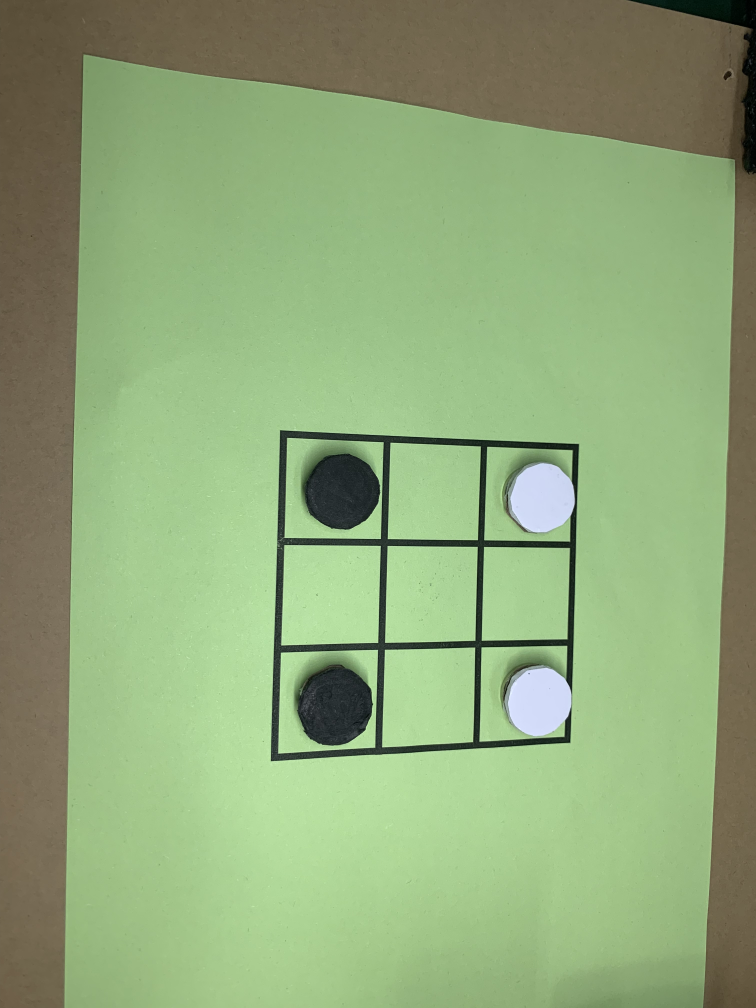
#> input picture datas/4.jpg, 3024 x 4032 px, given in place of the camera (shown at 1/4 size)
$ python main.py
#> lines starting #> are read from the running program, lines starting #| are printed output that depends on the picture; after the words box and inside, x2 and y2 are one past the last pixel; in counts of white or black regions, pixels touching at a corner belong together
### vision/vision.py
import cv2
import numpy as np

class Vision:
    def __init__(self, mode='test', edge_para=150, blurred_para=1, min_distance=50, radius=5, gray_mean=150):
        self.mode = mode
        self.blurred_para = blurred_para
        self.edge_para = edge_para
        self.min_distance = min_distance
        self.radius = radius
        self.gray_mean = gray_mean
        self.board_pre = None
        self.trans_centers = []
        self.original_centers = []
        self.ch_flag = 1
        self.center2set = []
        self.WH = None
        self.M = None

    def filter_close_centers(self, centers, min_distance):
        # 保存过滤后的中点
        filtered_centers = []

        # 遍历所有中点
        for center in centers:
            # 检查该中点是否与已添加的中点距离过近
            if not any(self.distance(center, other) < min_distance for other in filtered_centers):
                filtered_centers.append(center)

        return filtered_centers

    def distance(self, point1, point2):
        # 计算两点之间的欧几里得距离
        return np.sqrt((point1[0] - point2[0])**2 + (point1[1] - point2[1])**2)

    def order_points(self, pts):
        """
        排序坐标点
        :param pts: 待排序的坐标点
        :return: 排序后的坐标点
        """
        # 初始化坐标点
        rect = np.zeros((4, 2), dtype="float32")

        # 顶部左角的点具有最小的和，
        # 底部右角的点具有最大的和
        s = pts.sum(axis=1)
        rect[0] = pts[np.argmin(s)]
        rect[2] = pts[np.argmax(s)]

        # 计算点的差值，
        # 顶部右角的点将具有最小的差值，
        # 底部左角的点将具有最大的差值
        diff = np.diff(pts, axis=1)
        rect[1] = pts[np.argmin(diff)]
        rect[3] = pts[np.argmax(diff)]

        # 返回排序后的坐标点
        return rect
    def compute_M(self, image):
        """
        计算透视变换矩阵
        :param image: 待处理的图片
        :return: 透视变换矩阵
        """
        warped = None
        # 将图像转换为灰度图
        gray = cv2.cvtColor(image, cv2.COLOR_BGR2GRAY)

        # 应用高斯模糊减少噪声
        blurred = cv2.GaussianBlur(gray, (self.blurred_para, self.blurred_para), 0)

        # 边缘检测
        edges = cv2.Canny(blurred, 50, self.edge_para, apertureSize=3)
        if self.mode == 'test':
            cv2.imshow("edges", edges)
            cv2.waitKey(10)

        # 查找轮廓
        contours, _ = cv2.findContours(edges, cv2.RETR_EXTERNAL, cv2.CHAIN_APPROX_SIMPLE)

        # 遍历每个轮廓
        for contour in contours:
            # 近似轮廓，使其更接近多边形
            epsilon = 0.003 * cv2.arcLength(contour, True)
            approx = cv2.approxPolyDP(contour, epsilon, True)

            # 如果轮廓近似后有4个顶点，且面积大于某个阈值，则认为是矩形
            if len(approx) == 4 and cv2.contourArea(contour) > 1000:
                # 获取四边形的四个顶点坐标
                box = approx.reshape(4, 2).astype("float32")

                # 重新排序顶点
                box = self.order_points(box)

                # 计算原始四边形的宽度和高度
                widthA = np.sqrt(((box[0][0] - box[1][0]) ** 2) + ((box[0][1] - box[1][1]) ** 2))
                widthB = np.sqrt(((box[2][0] - box[3][0]) ** 2) + ((box[2][1] - box[3][1]) ** 2))
                maxWidth = max(int(widthA), int(widthB))

                heightA = np.sqrt(((box[0][0] - box[3][0]) ** 2) + ((box[0][1] - box[3][1]) ** 2))
                heightB = np.sqrt(((box[1][0] - box[2][0]) ** 2) + ((box[1][1] - box[2][1]) ** 2))
                maxHeight = max(int(heightA), int(heightB))

                self.WH = [maxWidth, maxHeight]

                # 定义目标点，这里我们增加一些额外的空间，但要确保比例正确
                # 假设你想在每个边上增加10%的空间
                extraSpace = 0  # 5% extra space
                dst_width = maxWidth * (1 + 2 * extraSpace)
                dst_height = maxHeight * (1 + 2 * extraSpace)

                # 重新计算目标点
                dst_pts = np.array([
                    [0 - maxWidth * extraSpace, 0 - maxHeight * extraSpace],
                    [maxWidth + maxWidth * extraSpace, 0 - maxHeight * extraSpace],
                    [maxWidth + maxWidth * extraSpace, maxHeight + maxHeight * extraSpace],
                    [0 - maxWidth * extraSpace, maxHeight + maxHeight * extraSpace]
                ], dtype="float32")

                # 计算透视变换矩阵
                self.M = cv2.getPerspectiveTransform(box, dst_pts)

    def warp_image(self, image):
        """
        寻找轮廓
        :param image: 待处理的图片
        :return: 透视变换后的图片
        """
        # 执行透视变换
        warped = cv2.warpPerspective(image, self.M, (self.WH[0], self.WH[1]))

        return warped

    def sort_and_group_points(self, filtered_centers):
        """
        先按照x坐标从小到大排列，再将其按顺序分为三组，
        每组内按照y坐标从大到小顺序排列，最后输出和输入相同格式的列表。
        :param filtered_centers: 输入的中心点列表，假设为numpy数组形式
        :return: 排序和分组后的中心点列表，与输入格式相同
        """
        # 按x坐标排序
        sorted_centers = filtered_centers[np.argsort(filtered_centers[:, 1])]

        # 计算每组的大小
        total_points = len(sorted_centers)
        group_size = -(-total_points // 3)  # 使用负负运算来向上取整

        # 分割成三组
        groups = [sorted_centers[i:i + group_size] for i in range(0, total_points, group_size)]

        # 对每组按y坐标从大到小排序
        sorted_groups = [group[np.argsort(group[:, 0])[::1]] for group in groups]

        final_sorted_centers = []
        for group in sorted_groups:
            final_sorted_centers.extend(group)

        return final_sorted_centers


    def find_rectangle_centers(self, image):
        # 读取图像
        gray = cv2.cvtColor(image, cv2.COLOR_BGR2GRAY)

        # 应用高斯模糊
        gauss = cv2.GaussianBlur(gray, (3, 3), 0)

        # 应用边缘检测
        edges = cv2.Canny(gauss, 20, 50, apertureSize=3)
        cv2.imshow("edges in rec", edges)
        cv2.waitKey(10)

        # 查找轮廓
        contours, _ = cv2.findContours(edges, cv2.RETR_LIST, cv2.CHAIN_APPROX_SIMPLE)

        # 筛选矩形轮廓
        rectangles = []
        for contour in contours:
            # 近似轮廓
            epsilon = 0.01 * cv2.arcLength(contour, True)
            approx = cv2.approxPolyDP(contour, epsilon, True)

            # 如果轮廓有4个顶点且面积大于一定阈值，则认为是矩形
            if len(approx) == 4 and cv2.contourArea(contour) > 100:
                rectangles.append(approx)

        # 计算并绘制矩形中点
        centers = []
        for rect in rectangles:
            # 获取矩形的边界框
            x, y, w, h = cv2.boundingRect(rect)

            # 计算矩形的中点
            center_x = x + w // 2
            center_y = y + h // 2
            centers.append([center_x, center_y])

        filtered_centers = self.filter_close_centers(centers, self.min_distance)
        filtered_centers = self.sort_and_group_points(np.array(filtered_centers))
        if self.mode == 'test':
            print(f"len of filtered_centers: {len(filtered_centers)}")
            # 绘制过滤后的矩形框和中点
            for center_x, center_y in filtered_centers:
                # 找到对应的矩形轮廓
                for rect in rectangles:
                    x, y, w, h = cv2.boundingRect(rect)
                    if x + w // 2 == center_x and y + h // 2 == center_y:
                        # 绘制矩形框
                        cv2.rectangle(image, (x, y), (x+w, y+h), (0, 255, 0), 1)
                        break

                # 标记中点
                cv2.circle(image, (center_x, center_y), 5, (0, 0, 255), -1)

            # 显示结果
            cv2.imshow('Filtered Rectangle Centers', image)
            cv2.waitKey(10)

        # 计算逆变换矩阵
        Minv = np.linalg.inv(self.M)
        # print(f"Minv:{Minv}")

        original_centers = []
        for center_point in filtered_centers:
            # 已知变换后的点坐标
            transformed_point = np.array([center_point[0], center_point[1]])
            # 将点坐标转换为齐次坐标
            homogeneous_point = np.array([[transformed_point[0]], [transformed_point[1]], [1]])
            # 执行逆透视变换
            original_point_homogeneous = Minv @ homogeneous_point
            w = original_point_homogeneous[2]
            original_point = (int(original_point_homogeneous[0] / w), int(original_point_homogeneous[1] / w))

            original_centers.append(original_point)

        return original_centers

    # [78 lines left out: functions determine_color, get_determine_color, get_color, compute_axis, not called in this run]

### main.py
import cv2
import copy
import serial
import numpy as np
from vision.vision import Vision as VS
from strategy.win_strategy import *

# 初始化VS类的一个实例，传入特定的参数
vs = VS(
    mode='test',          # 第一个参数，模式参数。当设置为'test'时，系统将生成并展示中间处理结果或最终的效果图，
                          # 这对于调试和可视化处理流程非常有用。如果设置为'run'，则可能不会生成额外的输出，
                          # 以避免中断正常的程序流程或节省资源。

    blurred_para=1,      # 第二个参数，模糊参数。这可能用于控制图像模糊的程度，例如在进行边缘检测前，
                          # 使用高斯模糊或其他类型的模糊来减少图像噪声。数值越大，模糊效果越强。
                          #可以去除噪声

    edge_para=150,        # 第三个参数，边缘参数。这可能用于控制边缘检测的敏感度或阈值。在Canny边缘检测等算法中，
                          # 较高的值意味着只有非常明显的边缘才会被检测到，较低的值则会检测到更多的边缘细节。
                          #越大中间的矩形越容易被检测到，但过大会导致边缘细节消失

    min_distance=50
)

class Strategy_compute:
    Change_board = 1
    Move = -1
    Game_Over = 0

def capture_image():
    # 检查摄像头是否成功打开
    if not cap.isOpened():
        print("无法打开摄像头")
        exit()

    # 读取一帧图像
    ret, frame = cap.read()
    cv2.waitKey(10)

    # 检查是否成功读取帧
    if not ret:
        print("无法获取帧")
        exit()

    height, width, _ = frame.shape

    # 计算裁剪的起始和结束位置
    left = int(width * 0.2)
    right = int(width * 0.8)
    top = 0
    bottom = height

    # 裁剪图片
    cropped_img = frame[top:bottom, left:right]

    return cropped_img

# [87 lines left out: functions compare_board, send_list_over_serial, strategy_computer, not called in this run]

# 主函数，负责游戏的运行流程控制
def run():
    # 初始化棋盘状态，直到检测到棋盘的WH尺寸，进入正式的游戏循环
    while vs.WH is None:
        image = capture_image()
#> in capture_image, frame is the input picture: shape (4032, 3024, 3); mean B, G, R 120.9, 167.9, 143.5
#> in capture_image, `cropped_img = frame[top:bottom, left:right]`:
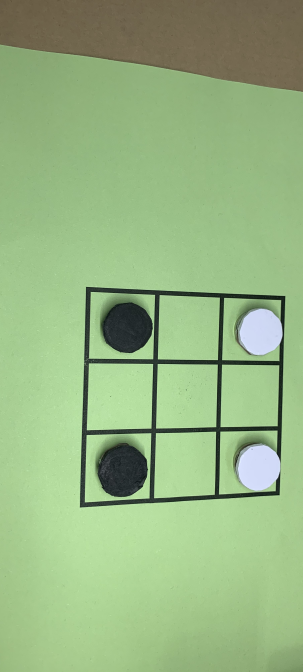
#> cropped_img: shape (4032, 1815, 3) (shown at 1/6 size); mean B, G, R 130.2, 180.9, 150.3
        cv2.imshow("image", image)
        cv2.waitKey(10)
        vs.compute_M(image)
#> in compute_M, `gray = cv2.cvtColor(image, cv2.COLOR_BGR2GRAY)`:
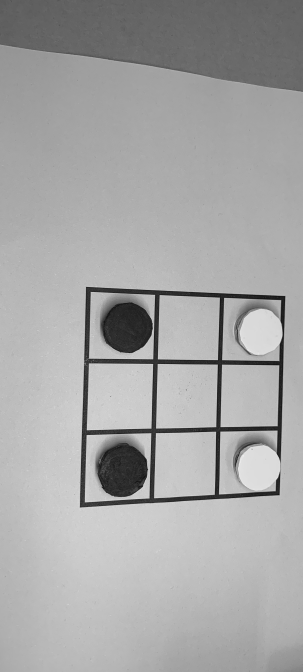
#> gray: shape (4032, 1815) (shown at 1/6 size); min 1, max 252, mean 165.9
#> in compute_M, `edges = cv2.Canny(blurred, 50, self.edge_para, apertureSize=3)`:
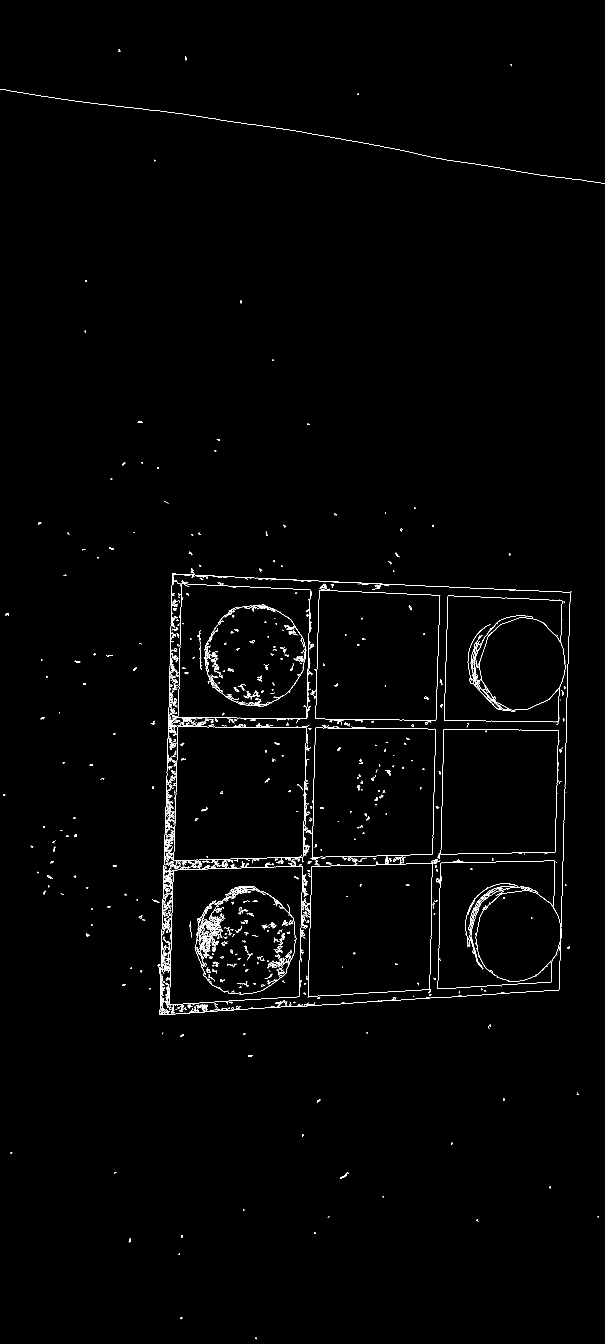
#> edges: shape (4032, 1815) (shown at 1/3 size); 0.77% white in thin lines or dots
#> in compute_M, `contours, _ = cv2.findContours(edges, cv2.RETR_EXTERNAL, cv2.CHAIN_APP..`: contours = 1012 contours, 866 with area under 20; largest, box (x1, y1, x2, y2) and area: (520, 2180, 920, 2582) 152494, (936, 2183, 1308, 2572) 138023, (946, 1770, 1321, 2162) 137784, (1332, 1787, 1696, 2167) 127933, (584, 2657, 889, 2983) 752
#> the loop in compute_M, `for contour in contours:` made 1012 passes
#> (epsilon, box, widthA, widthB, maxWidth, heightA, heightB, maxHeight) on passes 635, 639, 924: (4.55, [[947, 2183], [1307, 2187], [1297, 2562], [936, 2571]], 360, 361.1, 361, 388.2, 375.1, 388), (4.8, [[534, 2180], [919, 2183], [908, 2571], [520, 2581]], 385, 388.1, 388, 401.2, 388.2, 401), (4.52, [[958, 1770], [1320, 1786], [1307, 2160], [947, 2156]], 362.4, 360, 362, 386.2, 374.2, 386)
        print("WH is None")

    len_flag = 0
    while len_flag != 9:
        for i in range(10):
            image = capture_image()
        warped = vs.warp_image(image)
#> in warp_image, `warped = cv2.warpPerspective(image, self.M, (self.WH[0], self.WH[1]))`:
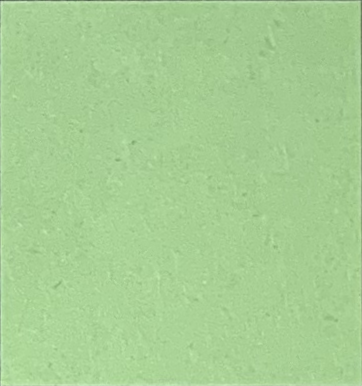
#> warped: shape (386, 362, 3); mean of channels 0, 1, 2 147.8, 206.5, 166.8; drawn as B, G, R
        cv2.imshow("warped", warped)
        cv2.waitKey(10)
        vs.original_centers = vs.find_rectangle_centers(warped)
#> in find_rectangle_centers, `gray = cv2.cvtColor(image, cv2.COLOR_BGR2GRAY)`:
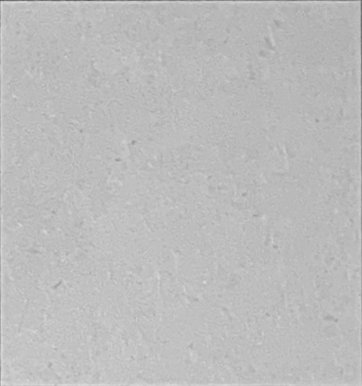
#> gray: shape (386, 362); min 94, max 226, mean 187.9
#> in find_rectangle_centers, `edges = cv2.Canny(gauss, 20, 50, apertureSize=3)`:
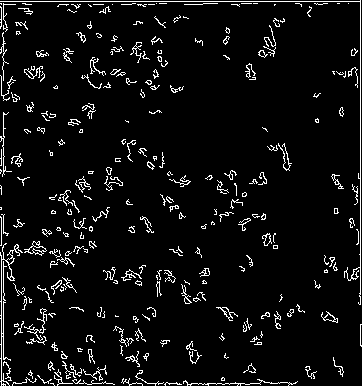
#> edges: shape (386, 362); 5.7% white in thin lines or dots
#> in find_rectangle_centers, `contours, _ = cv2.findContours(edges, cv2.RETR_LIST, cv2.CHAIN_APPROX_..`: contours = 378 contours, 341 with area under 20; largest, box (x1, y1, x2, y2) and area: (24, 241, 47, 256) 134, (0, 243, 23, 386) 110, (28, 245, 47, 254) 66, (321, 311, 338, 323) 65, (216, 307, 238, 321) 56
#> the loop in find_rectangle_centers, `for contour in contours:` made 378 passes
#> epsilon on passes 2 to 4: 0.102, 0.418, 0.131
#> after the loop in find_rectangle_centers, `for contour in contours:`: rectangles = []
        print(f"original_centers: {vs.original_centers}")
        len_flag = len(vs.original_centers)
    vs.center2set = [vs.original_centers[i][j] for i in (0,2,6,8) for j in (0,1)]
    vs.trans_centers = vs.compute_axis(vs.original_centers)
    print(f"trans_centers: {vs.trans_centers}")
    gray_mean = vs.get_color(image, vs.original_centers)
    vs.gray_mean = gray_mean

    vs.board_pre = create_doard()

    while True:
        if ser.in_waiting > 0:
            # 读取一行数据
            line = ser.readline().decode('utf-8').strip()
            # 分割数据，假设命令在第一个位置
            parts = line.split()
            command = parts[0]
            data =parts[1:]
            print(f"Received command: {command}")

            # 根据命令调用相应的函数
            if command == "C":
                vs.WH = None
                while vs.WH is None:
                    for i in range(5):
                        image = capture_image()
                    cv2.imshow("image", image)
                    cv2.waitKey(10)
                    vs.compute_M(image)
                    print("WH is None")

                len_flag = 0
                while len_flag != 9:
                    for i in range(10):
                        image = capture_image()
                    warped = vs.warp_image(image)
                    cv2.imshow("warped", warped)
                    cv2.waitKey(10)
                    vs.original_centers = vs.find_rectangle_centers(warped)
                    print(f"original_centers: {vs.original_centers}")
                    len_flag = len(vs.original_centers)
                vs.trans_centers = vs.compute_axis(vs.original_centers)
                print(f"trans_centers: {vs.trans_centers}")
                gray_mean = vs.get_color(image, vs.original_centers)
                vs.gray_mean = gray_mean
                print(f"gray_mean: {gray_mean}")
                centers2sent = [vs.trans_centers[i][j] for i in (0,2,6,8) for j in (0,1)]
                vs.board_pre = create_doard()
                vs.ch_flag = 1
                send_list_over_serial(command, centers2sent)
            elif command == "S":
                if vs.ch_flag == 1:
                    for i in range(10):
                        image = capture_image()
                    color_codes = vs.get_determine_color(image, vs.original_centers)
                    num_flag = 0
                    # 检查是否有棋子被下，如果没有则认为本次操作没有改变棋盘状态
                    for i in range(len(color_codes)):
                        if color_codes[i] != 0:
                            num_flag = num_flag + 1

                    if num_flag == 0 or num_flag == 2:
                        vs.ch_flag = 2
                    elif num_flag == 1:
                        vs.ch_flag = 0

                    start_game(vs.ch_flag)

                send_flag, data1, data2 = strategy_computer()
                if send_flag == Strategy_compute.Change_board:
                    send_list_over_serial(command, ['F', data1, data2])
                    print(f"serial sent: {command}, F, {data1}, {data2}")
                elif send_flag == Strategy_compute.Game_Over:
                    vs.ch_flag = 1
                    send_list_over_serial(command, [data1, data2])
                    print(f"serial sent: {command}, {data1}, {data2}")
                elif send_flag == Strategy_compute.Move:
                    send_list_over_serial(command, ['T', data1, data2])
                    print(f"serial sent: {command}, T, {data1}, {data2}")
            elif command == "G":
                board = create_doard()
                for i in range(10):
                    image1 = capture_image()
                # 检查捕捉到的图像是否有效，无效则退出程序
                if image1 is None or image1.size == 0:
                    print("Image1 is empty!")
                    exit()
                color_codes = vs.get_determine_color(image1, vs.original_centers)
                # 更新棋盘状态
                for i in range(len(color_codes)):
                    board[i // 3][i % 3] = color_codes[i]
                vs.board_pre = board
            else:
                print(f"Invalid command: {command}")


if __name__ == '__main__':
    # 初始化串口
    ser = serial.Serial('/dev/ttyTHS0', 9600)
    # 打开默认摄像头，通常索引为0
    cap = cv2.VideoCapture(0)
#> (the run stopped early here; a loop or call above may not have finished)
